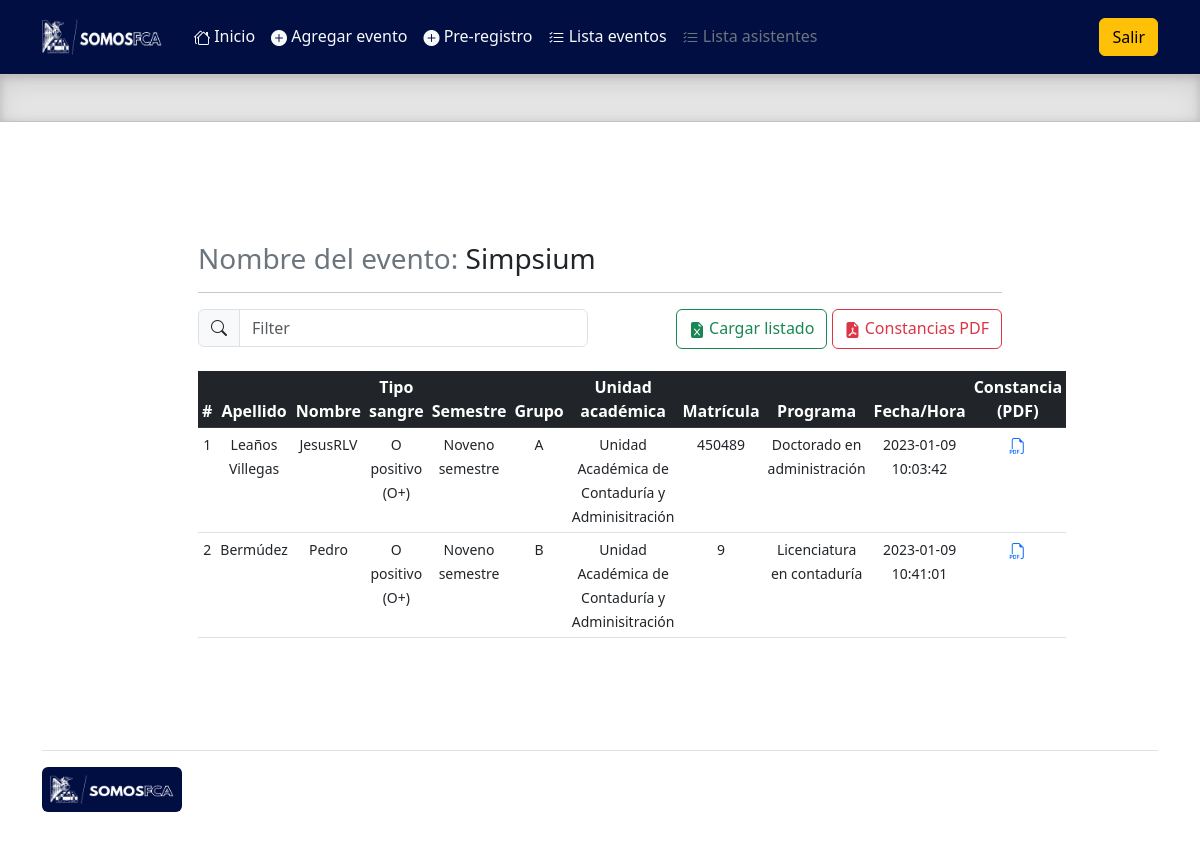
The page /admin/lista_individual_asistentes.php?evento=22 on the database its author committed.
### tables this page shows
CREATE TABLE `eventos` (
  `id` int(11) NOT NULL,
  `nombre` varchar(100) NOT NULL,
  `capacidad` int(11) NOT NULL,
  `fecha` date NOT NULL,
  `lugar` varchar(50) NOT NULL,
  `activo` int(11) DEFAULT NULL
);

CREATE TABLE `asistentes` (
  `id` int(11) NOT NULL,
  `nombre` varchar(50) NOT NULL,
  `apellidos` varchar(50) NOT NULL,
  `curp` varchar(18) NOT NULL,
  `tipo_sangre` int(11) NOT NULL,
  `semestre` int(11) NOT NULL,
  `grupo` varchar(20) DEFAULT NULL,
  `unidad_academica` int(11) NOT NULL,
  `carrera` int(11) NOT NULL COMMENT 'Programa',
  `numero_control` int(11) NOT NULL COMMENT 'Matrícula',
  `evento` int(11) DEFAULT NULL,
  `idQr` varchar(30) NOT NULL
);

CREATE TABLE `sangre` (
  `id` int(11) NOT NULL,
  `tipo_sangre` varchar(20) NOT NULL
);

CREATE TABLE `semestre` (
  `id` int(11) NOT NULL,
  `semestre` varchar(20) NOT NULL
);

CREATE TABLE `unidad_academica` (
  `id` int(11) NOT NULL,
  `unidad_academica` varchar(50) NOT NULL
);

CREATE TABLE `programa` (
  `id` int(11) NOT NULL,
  `programa` varchar(50) NOT NULL
);

CREATE TABLE `registro` (
  `id` int(11) NOT NULL,
  `asistente` int(11) NOT NULL,
  `evento` int(11) NOT NULL,
  `asistencia` int(11) NOT NULL,
  `fecha_registro` datetime NOT NULL,
  `idQr` varchar(30) NOT NULL
);

### admin/query/query_asistentes_individual.php (the view)
<?php
$queryEventos = "SELECT asistentes.id AS id, asistentes.apellidos AS apellidos, asistentes.nombre AS nombre, asistentes.tipo_sangre as tipo_sangre, asistentes.semestre AS semestre, asistentes.grupo AS grupo, asistentes.unidad_academica AS unidad_academica, asistentes.numero_control AS numero_control, asistentes.carrera AS carrera, registro.asistente AS asistente, registro.evento AS evento, registro.asistencia AS asistencia, registro.fecha_registro AS fecha_registro FROM asistentes INNER JOIN registro ON asistentes.id = registro.asistente WHERE registro.evento = '$evento'";
$resultadoEvento = $conn->query($queryEventos);
$numRows = $resultadoEvento->num_rows;
if($numRows >= 1){
$x = 0;
    while($rowEventos = $resultadoEvento->fetch_assoc()){
        $x++;
        echo'
        <tr class="text-center">
            <td><small>'.$x.'</small></td>
            <td><small>'.$rowEventos['apellidos'].'</small></td>
            <td><small>'.$rowEventos['nombre'].'</small></td>';
            $sangre = $rowEventos['tipo_sangre'];
            $sqlSangre = "SELECT * FROM sangre WHERE id = $sangre";
            $resultadoSangre = $conn->query($sqlSangre);
            $rowSangre = $resultadoSangre->fetch_assoc();
            echo'
            <td><small>'.$rowSangre['tipo_sangre'].'</small></td>';
            $semestre = $rowEventos['semestre'];
            $sqlSemestre = "SELECT * FROM semestre WHERE id = $semestre";
            $resultadoSemestre = $conn->query($sqlSemestre);
            $rowSemestre = $resultadoSemestre->fetch_assoc();
            echo'
            <td><small>'.$rowSemestre['semestre'].'</small></td>';
            echo'<td><small>'.$rowEventos['grupo'].'</small></td>';
            $unidad_academica = $rowEventos['unidad_academica'];
            $sqlUnidad_academica = "SELECT * FROM unidad_academica WHERE id = $unidad_academica";
            $resultadoUnidad_academica = $conn->query($sqlUnidad_academica);
            $rowUnidad_academica = $resultadoUnidad_academica->fetch_assoc();
            echo'
            <td><small>'.$rowUnidad_academica['unidad_academica'].'</small></td>';
            echo'<td><small>'.$rowEventos['numero_control'].'</small></td>';
            $carrera = $rowEventos['carrera'];
            $sqlPrograma = "SELECT * FROM programa WHERE id = $carrera";
            $resultadoPrograma = $conn->query($sqlPrograma);
            $rowPrograma = $resultadoPrograma->fetch_assoc();
            echo'
            <td><small>'.$rowPrograma['programa'].'</small></td>'
            ;
            echo'
            <td><small>'.$rowEventos['fecha_registro'].'</small></td>'
            ;
            echo'
            <td><a href="prcd/constancia_pdf.php?id='.$rowEventos['id'].'"><i class="bi bi-filetype-pdf"></i></a></td>
        </tr>
        ';
    }
}
else{
    echo'
    <script>
        alert("No hay personas registradas a este evento");
    </script>
    ';
}
?>

### admin/lista_individual_asistentes.php (shortened to what this page needs)
<!doctype html>
<html lang="en">
  <head>
    <link rel="stylesheet" href="https://cdn.jsdelivr.net/npm/bootstrap-icons@1.10.2/font/bootstrap-icons.css">
    <link href="../assets/dist/css/bootstrap.min.css" rel="stylesheet">
    <?php
    include('prcd/qc.php');
        $evento = $_REQUEST['evento'];
        $nombreEvento = "SELECT * FROM eventos WHERE id = $evento";
        $resultadoEventoSQL = $conn ->query($nombreEvento);
        $rowEventoSQL = $resultadoEventoSQL->fetch_assoc();
    ?>
    <link href="headers.css" rel="stylesheet">
  </head>
  <body>
<main class="mb-0">
  <header class="p-3" style="background-color:#000e42;">
    <div class="container">
      <div class="d-flex flex-wrap align-items-center justify-content-center justify-content-lg-start">
        <a href="/" class="d-flex align-items-center mb-2 mb-lg-0 text-white text-decoration-none">
          <img src="../assets/brand/img/logo.png" width="120" height="36" role="img" alt="">
        </a>
        <ul class="nav col-12 col-lg-auto me-lg-auto mb-2 ms-4 justify-content-center mb-md-0">
          <li><a href="index.php" class="nav-link px-2 text-light"><i class="bi bi-houses"></i> Inicio</a></li>
          <li><a href="alta_eventos.php" class="nav-link px-2 text-light"><i class="bi bi-plus-circle-fill"></i> Agregar evento</a></li>
          <li><a href="alta_asistentes.php" class="nav-link px-2 text-light"><i class="bi bi-plus-circle-fill"></i> Pre-registro</a></li>
          <li><a href="lista_eventos.php" class="nav-link px-2 text-light"><i class="bi bi-list-check"></i> Lista eventos</a></li>
          <li><a href="#" class="nav-link px-2 text-secondary"><i class="bi bi-list-check"></i> Lista asistentes</a></li>
        </ul>
        <div class="text-end">
          <button type="button" class="btn btn-warning">Salir</button>
        </div>
      </div>
    </div>
  </header>
  <div class="b-example-divider">
  </div>
    <div class="container-fluid w-75 h-100 mt-5 mb-5 p-5">
    <h3 class="mt-4 mb-3 text-secondary">Nombre del evento: <span class="text-dark"><? echo $rowEventoSQL['nombre']; ?></span></h3>
        <hr>
        <div class="row">
            <div class="col">
                <div class="input-group mb-4 w-100">
                    <span class="input-group-text" id="basic-addon1"><i class="bi bi-search"></i></span>
                    <input type="text" class="form-control" placeholder="Filter" aria-label="Filter" aria-describedby="basic-addon1" id="myInput">
                </div>
            </div>
            <div class="col text-end">
                <a href="excel_inventario_fechas.php?fecha=<?php echo $fechaBusqueda ?>" class="btn btn-outline-success"><i class="bi bi-file-earmark-excel-fill"></i> Cargar listado</a>
                <a href="excel_inventario_fechas.php?fecha=<?php echo $fechaBusqueda ?>" class="btn btn-outline-danger"><i class="bi bi-file-earmark-pdf-fill"></i> Constancias PDF</a>
            </div>
        </div>
    <table class="table table-hover table-sm">
        <thead class="table-dark text-center">
            <tr>
            <th scope="col">#</th>
            <th scope="col">Apellido</th>
            <th scope="col">Nombre</th>
            <th scope="col">Tipo sangre</th>
            <th scope="col">Semestre</th>
            <th scope="col">Grupo</th>
            <th scope="col">Unidad académica</th>
            <th scope="col">Matrícula</th>
            <th scope="col">Programa</th>
            <th scope="col">Fecha/Hora</th>
            <th scope="col">Constancia (PDF)</th>
            </tr>
        </thead>
        <tbody id="myTable">
        <?php
        include('query/query_asistentes_individual.php');
        ?>
        </tbody>
    </table>
</main>
<div class="container">
  <footer class="d-flex flex-wrap justify-content-between align-items-center py-3 my-4 border-top">
      <p class="col-md-12 mb-0 text-muted"><a href="/" class="col-md-4 d-flex mb-md-0 me-md-auto link-dark text-decoration-none">
                <img src="../assets/brand/img/logo.png" width="140" height="45" role="img" alt="" class="p-2 rounded" style="background-color:#000e42">
            </a></p>
    </footer>
  </div>
  </body>
</html>

### admin/lista_individual_asistentes.php (style rules this page uses)
.b-example-divider { height: 3rem; background-color: rgba(0, 0, 0, .1); border: solid rgba(0, 0, 0, .15); border-width: 1px 0; box-shadow: inset 0 .5em 1.5em rgba(0, 0, 0, .1), inset 0 .125em .5em rgba(0, 0, 0, .15); }
.bi { vertical-align: -.125em; fill: currentColor; }

### rows shown on the page
eventos: nombre "Simpsium"
asistentes: apellidos "Leaños Villegas", nombre "JesusRLV", sangre.tipo_sangre "O positivo (O+)", semestre.semestre "Noveno semestre", grupo "A", unidad_academica.unidad_academica "Unidad Académica de Contaduría y Adminisitración", numero_control "450489", programa.programa "Doctorado en administración", registro.fecha_registro "2023-01-09 10:03:42"
asistentes: apellidos "Bermúdez", nombre "Pedro", sangre.tipo_sangre "O positivo (O+)", semestre.semestre "Noveno semestre", grupo "B", unidad_academica.unidad_academica "Unidad Académica de Contaduría y Adminisitración", numero_control "9", programa.programa "Licenciatura en contaduría", registro.fecha_registro "2023-01-09 10:41:01"
